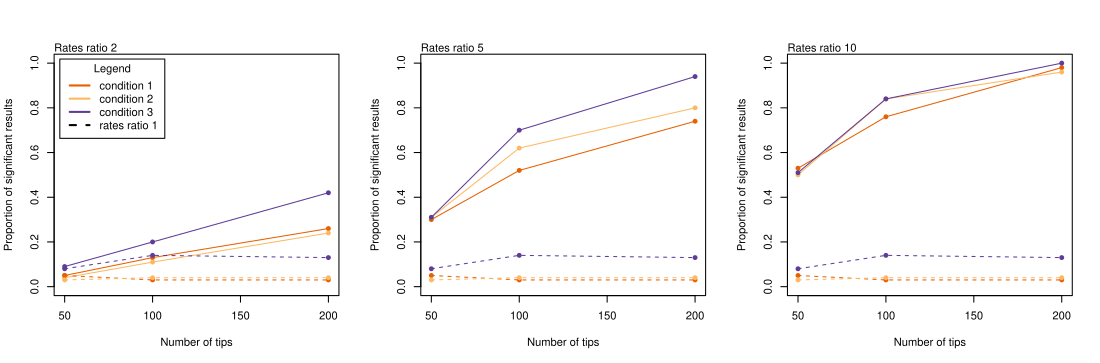

This figure's R source:
# Terrence Sylvester
# pradakshanas@gmail.com
# 3rd February 2022

# read data
dat <- read.csv("../results/power.old.method.csv", as.is = T)
# plot
par(mfrow = c(1,3))
for(i in c(2,5,10)){
  # Fission
  plot(x = NULL,
       y = NULL,
       xlab = "Number of tips",
       ylab = "Proportion of significant results",
       xlim = c(50,200),
       ylim = c(0,1))
  mtext(text = paste("Rates ratio", i),side = 3,adj = 0,
        cex = 0.7)
  # add power lines
  lines(x = dat$tips[dat$cond == 1 & dat$rr == i], y = dat$sigFission[dat$cond == 1 & dat$rr == i],type = "o",col = "#e66101", pch = 16)
  lines(x = dat$tips[dat$cond == 2 & dat$rr == i], y = dat$sigFission[dat$cond == 2 & dat$rr == i],type = "o",col = "#fdb863", pch = 16)
  lines(x = dat$tips[dat$cond == 3 & dat$rr == i], y = dat$sigFission[dat$cond == 3 & dat$rr == i],type = "o",col = "#5e3c99", pch = 16)
  # add fasle positive lines
  lines(x = dat$tips[dat$cond == 1 & dat$rr == 1], y = dat$sigFission[dat$cond == 1 & dat$rr == 1],type = "o",col = "#e66101", pch = 16, lty = 2)
  lines(x = dat$tips[dat$cond == 2 & dat$rr == 1], y = dat$sigFission[dat$cond == 2 & dat$rr == 1],type = "o",col = "#fdb863", pch = 16, lty = 2)
  lines(x = dat$tips[dat$cond == 3 & dat$rr == 1], y = dat$sigFission[dat$cond == 3 & dat$rr == 1],type = "o",col = "#5e3c99", pch = 16, lty = 2)
  if(i == 2){
    # add legend
    legend("topleft",inset=.02,
           legend=c("condition 1",
                    "condition 2",
                    "condition 3",
                    "rates ratio 1"),
           col=c("#e66101" ,"#fdb863" ,"#5e3c99", "black"),
           lty=c(1,1,1,2),
           cex=1,
           lwd = 2,title = "Legend")
  }
}
